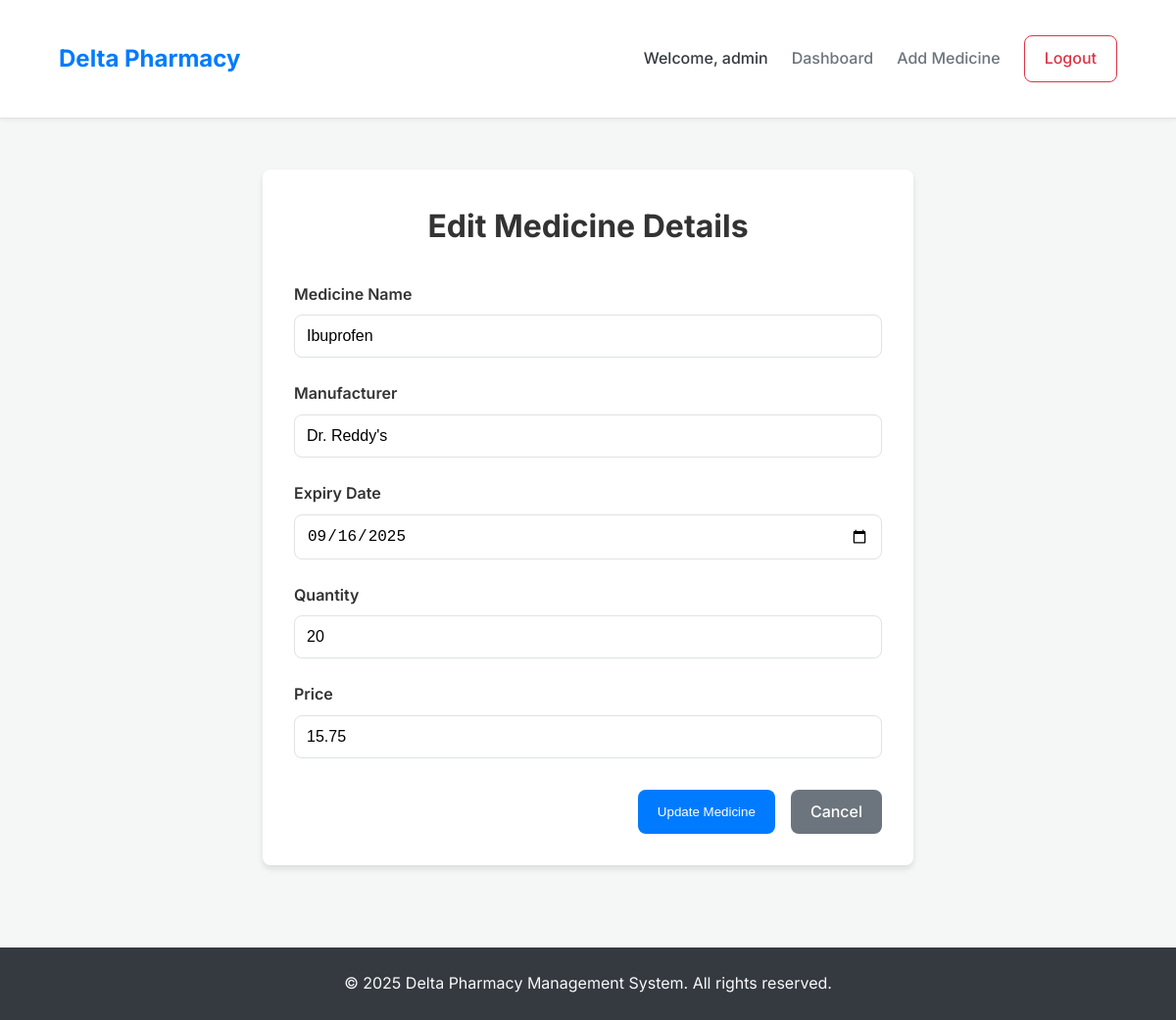
/edit_medicine/3 (signed in), run on the app's committed database.
### app.py (models this page shows, shortened)
class Medicine(db.Model):
    id = db.Column(db.Integer, primary_key=True)
    name = db.Column(db.String(100), nullable=False)
    manufacturer = db.Column(db.String(100), nullable=False)
    expiry_date = db.Column(db.Date, nullable=False)
    quantity = db.Column(db.Integer, nullable=False)
    price = db.Column(db.Float, nullable=False)
    added_by = db.Column(db.Integer, db.ForeignKey('user.id'), nullable=False)

### app.py (the view, shortened to what this page needs)
@app.route('/edit_medicine/<int:medicine_id>', methods=['GET', 'POST'])
def edit_medicine(medicine_id):
    if 'user_id' not in session:
        return redirect(url_for('login'))
    medicine = Medicine.query.get_or_404(medicine_id)
    return render_template('edit_medicine.html', medicine=medicine)

### templates/edit_medicine.html
{% extends 'base.html' %}
{% block content %}
<div class="form-container">
    <h1>Edit Medicine Details</h1>
    <form method="POST" action="{{ url_for('edit_medicine', medicine_id=medicine.id) }}" class="styled-form">
        <div class="form-group">
            <label for="name">Medicine Name</label>
            <input type="text" id="name" name="name" class="form-control" value="{{ medicine.name }}" required>
        </div>
        <div class="form-group">
            <label for="manufacturer">Manufacturer</label>
            <input type="text" id="manufacturer" name="manufacturer" class="form-control" value="{{ medicine.manufacturer }}" required>
        </div>
        <div class="form-group">
            <label for="expiry_date">Expiry Date</label>
            <input type="date" id="expiry_date" name="expiry_date" class="form-control" value="{{ medicine.expiry_date.strftime('%Y-%m-%d') }}" required>
        </div>
        <div class="form-group">
            <label for="quantity">Quantity</label>
            <input type="number" id="quantity" name="quantity" class="form-control" min="0" value="{{ medicine.quantity }}" required>
        </div>
        <div class="form-group">
            <label for="price">Price</label>
            <input type="number" id="price" name="price" class="form-control" step="0.01" min="0" value="{{ medicine.price }}" required>
        </div>
        <div class="form-actions">
            <button type="submit" class="btn btn-primary">Update Medicine</button>
            <a href="{{ url_for('index') }}" class="btn btn-secondary">Cancel</a>
        </div>
    </form>
</div>
{% endblock %}

### static/style.css (style rules this page uses)
:root { --primary-color: #007bff; --primary-hover-color: #0056b3; --secondary-color: #6c757d; --secondary-hover-color: #5a6268; --danger-color: #dc3545; --danger-hover-color: #c82333; --success-color: #28a745; --info-color: #17a2b8; --light-color: #f8f9fa; --dark-color: #343a40; --background-color: #f4f7f6; --text-color: #333; --border-color: #dee2e6; --card-bg: #ffffff; --shadow: 0 4px 6px rgba(0, 0, 0, 0.1); --border-radius: 8px; --font-family: 'Inter', sans-serif; }
body { font-family: var(--font-family); background-color: var(--background-color); color: var(--text-color); margin: 0; line-height: 1.6; display: flex; flex-direction: column; min-height: 100vh; }
.btn { padding: 10px 20px; border: none; border-radius: var(--border-radius); cursor: pointer; font-weight: 500; text-decoration: none; display: inline-block; transition: background-color 0.3s ease, transform 0.2s ease; text-align: center; }
.btn-primary { background-color: var(--primary-color); color: white; }
.btn-secondary { background-color: var(--secondary-color); color: white; }
.form-group { margin-bottom: 1.5rem; }
.form-control { width: 100%; padding: 12px; border: 1px solid var(--border-color); border-radius: var(--border-radius); box-sizing: border-box; font-size: 1rem; transition: border-color 0.3s ease, box-shadow 0.3s ease; }
label { display: block; margin-bottom: 0.5rem; font-weight: 600; }
.form-container { background: var(--card-bg); padding: 2rem; border-radius: var(--border-radius); box-shadow: var(--shadow); max-width: 600px; margin: 2rem auto; }
.form-container h1 { text-align: center; margin-top: 0; margin-bottom: 2rem; }
.form-actions { display: flex; justify-content: flex-end; gap: 1rem; margin-top: 2rem; }

### data on the page
Medicine: name "Ibuprofen", manufacturer "Dr. Reddy's", expiry_date "09/16/2025", quantity "20", price "15.75"

### other printed values
{{ session['username'] }} "admin"
